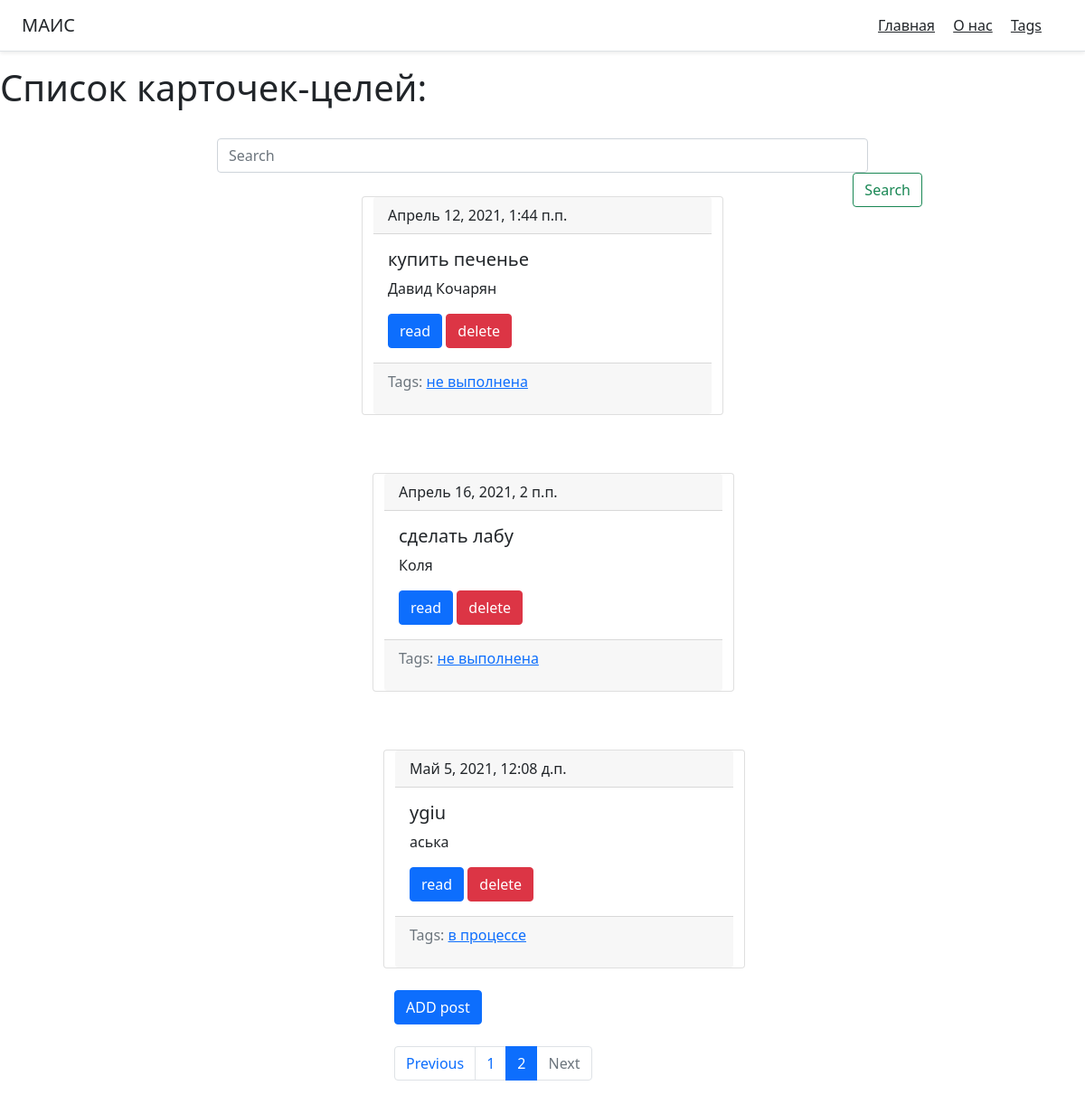
Screenshot of /?page=2 with the database file from the repository.
### main/models.py (models this page shows, shortened)
class Book(models.Model):
    title = models.CharField(max_length=20, db_index=True)
    slug = models.SlugField(max_length=150, blank=True, unique=True)
    autor = models.CharField(max_length =150 , db_index=True)
    tags = models.ManyToManyField('Tag', blank=True, related_name='books')
    date_pub = models.DateTimeField(auto_now_add=True)
    text = models.TextField(max_length=500, blank=True)
    def get_absolute_url(self):
        return reverse('book_detail_url', kwargs={'slug': self.slug})
    def get_delete_url(self):
        return reverse('book_delete_url', kwargs={'slug': self.slug})
    class Meta:
        ordering = ['date_pub']

class Tag(models.Model):
    title = models.CharField(max_length=50)
    slug = models.SlugField(max_length=50, unique=True)
    def get_absolute_url(self):
        return reverse('tag_detail_url', kwargs={'slug': self.slug})
    class Meta:
        ordering = ['title']

### main/views.py (the view)
# urls.py: path('', views.index , name='main_page'),
def index(request):
    search_query = request.GET.get('search', '')
    if search_query:
        n = Book.objects.filter(Q(title__icontains=search_query) | Q(autor__icontains=search_query))
    else:
        n = Book.objects.all()
    paginator = Paginator(n, 3)
    page_number = request.GET.get('page', 1)
    page = paginator.get_page(page_number)
    is_paginated = page.has_other_pages()
    if page.has_previous():
        prev_url = '?page={}'.format(page.previous_page_number())
    else:
        prev_url = ''
    if page.has_next():
        next_url = '?page={}'.format(page.next_page_number())
    else:
        next_url = ''
    context = {
        'books': page,
        'is_paginated': is_paginated,
        'next_url': next_url,
        'prev_url': prev_url
    }
    return render(request, 'main/index.html', context=context)

### main/templates/main/index.html (shortened to what this page needs)
{% extends 'main/base.html' %}
{% block content %}
<h1>Список карточек-целей:</h1>
<br>
<form class="form inline my-2 my-lg-0" action="{% url 'main_page' %}">
                      <input class="form-control mr-sm-2" type="search" placeholder="Search" name="search" style="width:60%; margin-left:20%; float:left">
                          <button class="btn btn-outline-success my-2 my-sm-0" type="submit" style="margin-right: 15%; float:right">
                                Search
                      </button>
                  </form>
       {% for book in books.object_list %}
                 {% include 'main/includes/book_card_template.html' %}
        {% endfor %}
                <br>
                <a  href="{% url 'book_create_url' %} " class="btn btn-primary">ADD post</a>
<br>    <br>
    {% if is_paginated %}
        <nav aria-label="...">
          <ul class="pagination">
            <li class="page-item {% if not prev_url %} disabled {% endif %}">
              <a class="page-link" href="{{ prev_url }}" tabindex="-1" aria-disabled="true">Previous</a>
            </li>
              {% for n in books.paginator.page_range %}
              {% if books.number == n %}
                  <li class="page-item active" aria-current="page">
              <a class="page-link" href="?page={{ n }}">{{ n }}</a>
                  </li>
              {% elif n > books.number|add:-2 and n < books.number|add:2  %}
            <li class="page-item">
                <a class="page-link" href="?page={{ n }}">{{ n }}</a>
            </li>
                {% endif %}
              {% endfor %}
            <li class="page-item {% if not next_url %} disabled {% endif %}">
              <a class="page-link" href="{{ next_url }}" tabindex="-1" aria-disabled="true">Next</a>
            </li>
          </ul>
        </nav>
    {% endif %}
{% endblock %}

### main/templates/main/includes/book_card_template.html (shortened to what this page needs)
               <div class="container mt-5" style="width : 400px" >
                        <div class="row">
                            <p style="width : 400px">
                        <div class="card mb=4">
                          <div class="card-header">
                            {{ book.date_pub }}
                          </div>
                          <div class="card-body">
                            <h5 class="card-title">{{book.title}}</h5>
                            <p class="card-text">{{ book.autor|truncatewords:15 }}</p>
                            <a href="{{ book.get_absolute_url }}" class="btn btn-primary">read</a>
                            <a href="{{ book.get_delete_url }}" class="btn btn-danger">delete</a>
                          </div>
                              <div class="card-footer text-muted">
                                Tags:
                                  {% for tag in book.tags.all %}
                                  <a href="{{ tag.get_absolute_url }}">{{ tag.title }}</a>
                                  {% endfor %}
                                      </p>
                              </div>
                        </div>

### rows the page displays
Book: date_pub "Апрель 12, 2021, 1:44 п.п.", title "купить печенье", autor "Давид Кочарян"
Tag: title "не выполнена"
Book: date_pub "Апрель 16, 2021, 2 п.п.", title "сделать лабу", autor "Коля"
Book: date_pub "Май 5, 2021, 12:08 д.п.", title "ygiu", autor "аська"
Tag: title "в процессе"

### other values shown
{{ n }} "1"
{{ n }} "2"
